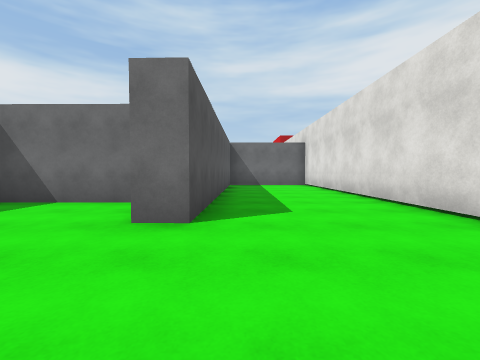
View 1 (above)

18 first-person views from a walk through a Unity game level. The camera is 1.2 m above the floor, tilts 2° down and sees 90° across. The floor is counted in squares, 2 m on a side. Each view is taken from the middle of a square. On the plan, view 1 faces up. The plan holds only what a view shows up to about 9 squares ahead; the rest is blank. The place goes on beyond the plan. The player is left out. Surface patterns are stand-ins for the level's own textures.

View 2
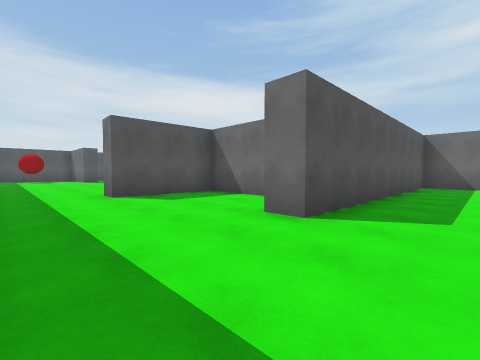

View 3
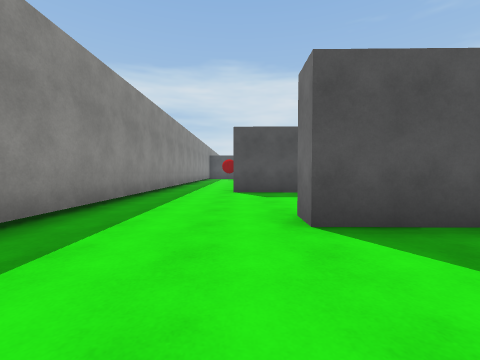

View 4
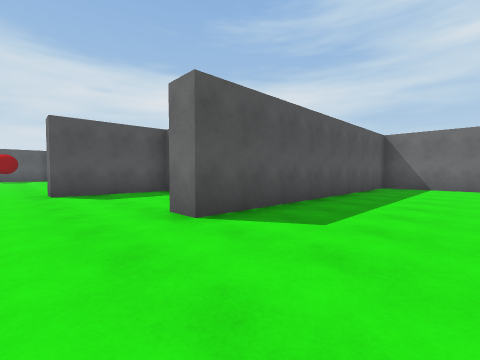

View 5
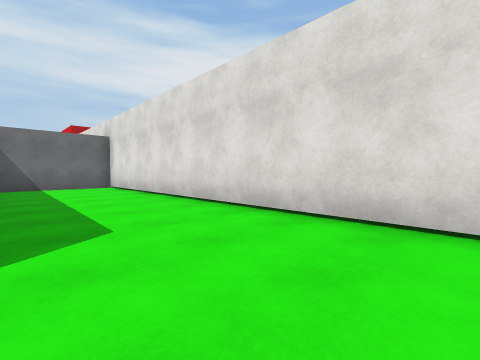

View 6
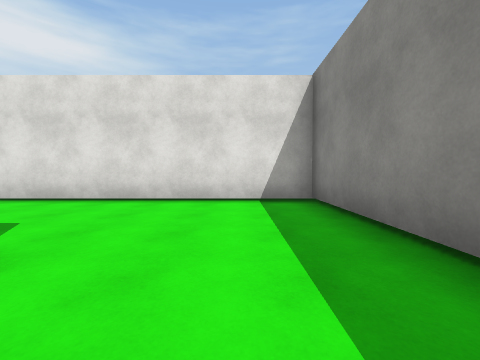

View 7
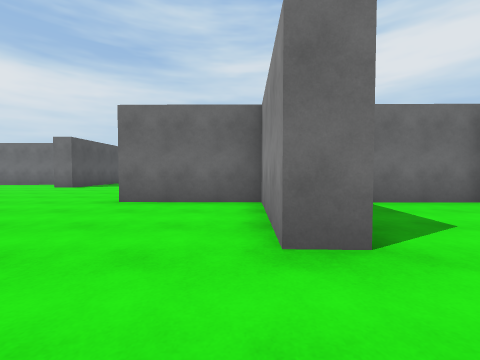

View 8
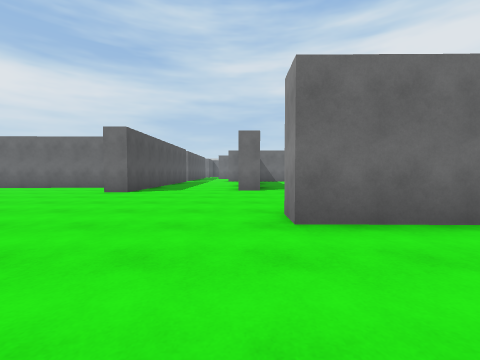

View 9
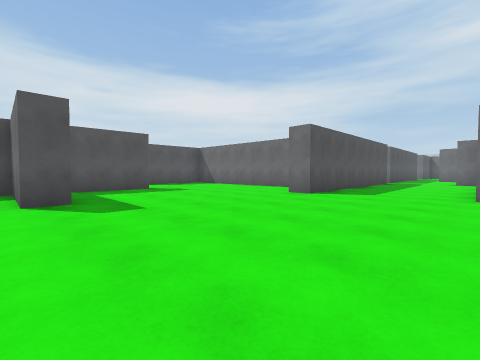

View 10
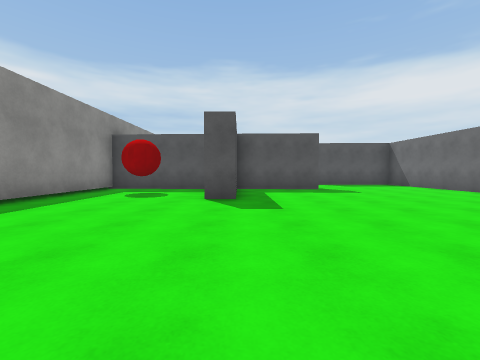

View 11
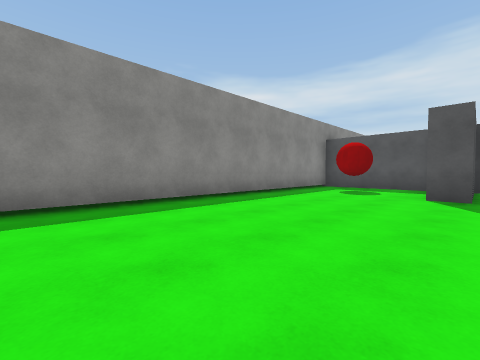

View 12
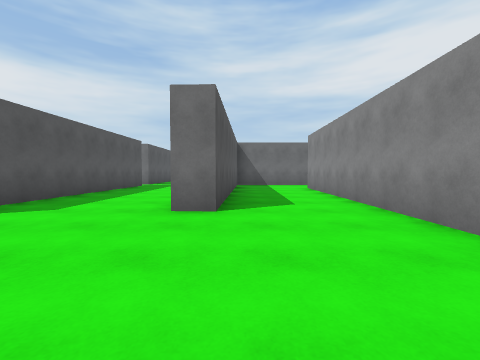

View 13
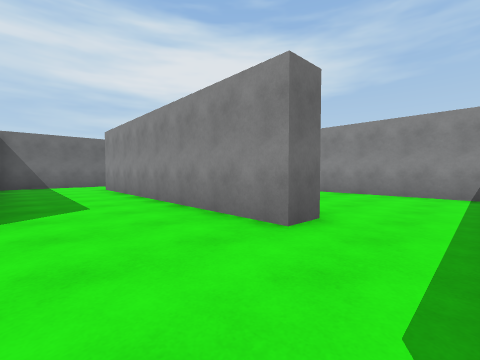

View 14
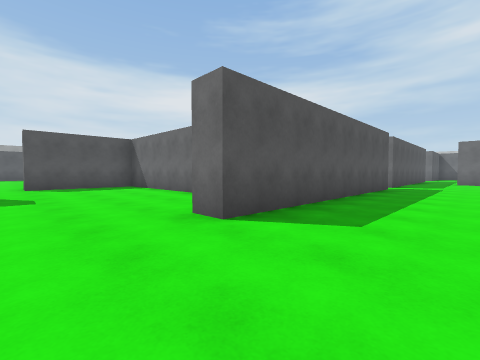

View 15
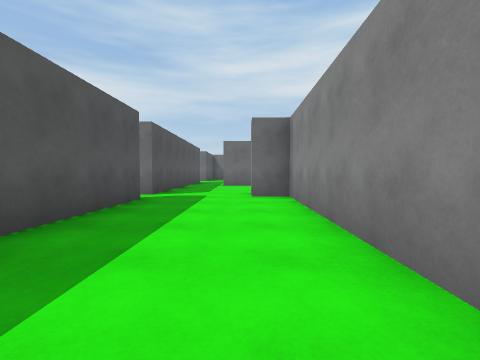

View 16
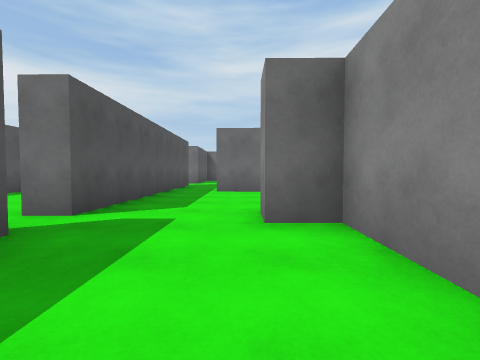

View 17
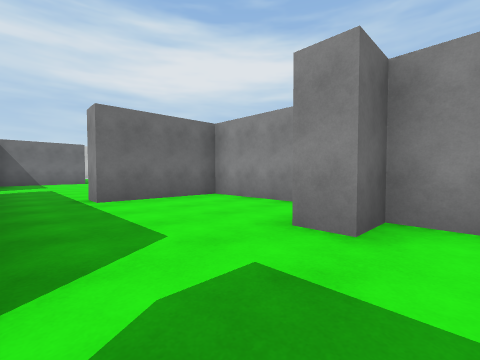

View 18
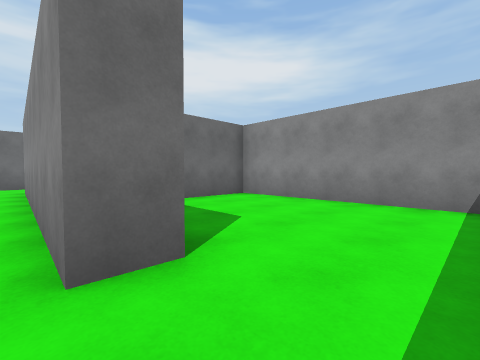

### Floor plan
Ten units are one square. View 1 is at (0, 0); x grows to the right and y downward. Boxes are objects, and circles mark ways between rooms. Rooms are numbered by the first view taken in them; rooms with no view inside come last. Other rooms are left out.
<svg viewBox="-205 -225 239 235">
<path fill="none" stroke="#000" d="M-13 -46 -49 -47 -50 -18 -57 -18M-55 5 29 5 29 -108 -5 -107 -6 -28 -13 -28M-141 -109 -189 -108M-90 -119 -88 -168 -97 -168 -97 -175M-51 -74 -58 -75 -55 -148M-171 -68 -173 -39M-159 -39 -142 -39 -142 -32 -173 -32 -174 5 -55 5M-82 -150 -84 -96 -91 -96M-57 -18 -56 -47 -84 -47 -84 -54M-122 -163 -123 -90 -130 -90M-200 -99 -200 -75M-53 -167 -81 -168M-79 -186 -78 -211 -107 -212M-121 -216 -122 -172 -130 -172M-12 -59 -11 -107 -30 -107"/>
<rect x="-165" y="-15" width="10" height="10" fill="#bbb"><title>red ball</title></rect>
<circle cx="-50" cy="-5" r="3" fill="#2a7"/>
<circle cx="-50" cy="-65" r="3" fill="#2a7"/>
<text x="0" y="-40">1</text>
<text x="-110" y="-80">2</text>
<text x="-30" y="-80">3</text>
</svg>
Room 1 opens to room 2. Room 2 opens to room 3.

Where each view was taken, in squares from view 1:
view 1: 0 up, 0 right, facing up
view 2: 0 up, 1 right, facing up-left
view 3: 2 up, 2 right, facing left
view 4: 1 up, 2 right, facing up-left
view 5: 1 up, 0 right, facing up-right
view 6: 1 up, 2 left, facing right
view 7: 0 up, 6 left, facing up
view 8: 2 up, 9 left, facing up
view 9: 3 up, 9 left, facing up-left
view 10: 4 up, 9 left, facing left
view 11: 4 up, 8 left, facing down-left
view 12: 6 up, 8 left, facing up
view 13: 6 up, 8 left, facing up-right
view 14: 7 up, 10 left, facing up-left
view 15: 11 up, 10 left, facing up
view 16: 14 up, 10 left, facing up
view 17: 16 up, 12 left, facing up-right
view 18: 6 up, 6 left, facing up-right
